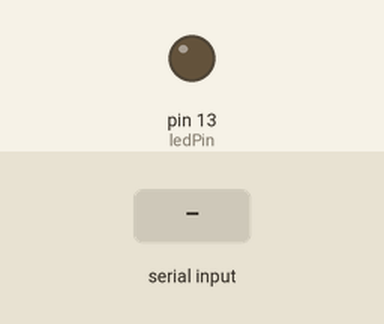
The sketch below on a simulated Arduino Uno, built with avr-gcc and run on an emulated ATmega328P. Shown: output pins drawn as LEDs (lit = HIGH). The inputs (shaded band) are chosen by the test bench.

Above: at 1.2 s.
1.3 s: "A" received over Serial
At 1.7 s:
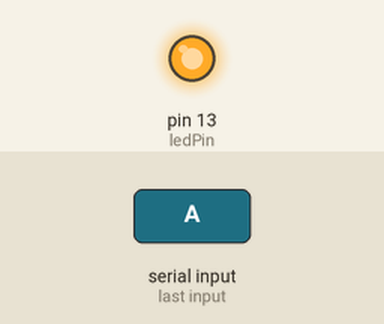
2.8 s: "1" received over Serial
At 4.1 s:
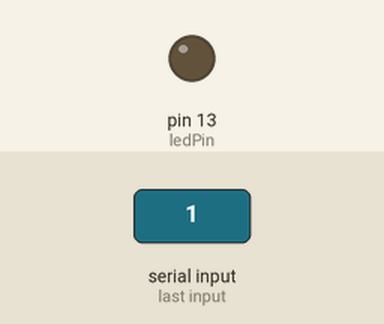
Timing chart, 0 to 5.8 s (numbered marks = the images above; inputs shaded):
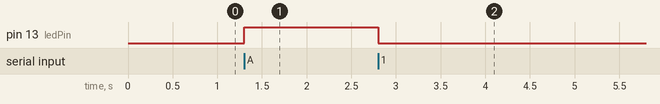

Measured:
- after the input at 1.3 s, pin 13 (ledPin): LOW → HIGH at once
- after the input at 2.8 s, pin 13 (ledPin): HIGH → LOW at once

The sketch:

sketch_sep14a.ino
```cpp
int ledPin = 13;      // select the pin for the LED
boolean toggleComplete = false;

void setup() {
  pinMode(ledPin, OUTPUT);
  Serial.begin(9600);
}

void loop() {
  if (Serial.available()>0) {
    char inChar = (char)Serial.read();
     if(inChar == 'A' && toggleComplete == false) { // end character for toggle LED
       digitalWrite(ledPin, HIGH);
       toggleComplete = true;
     }else{
      digitalWrite(ledPin, LOW);
      toggleComplete = false;
    }
  }
}
```
